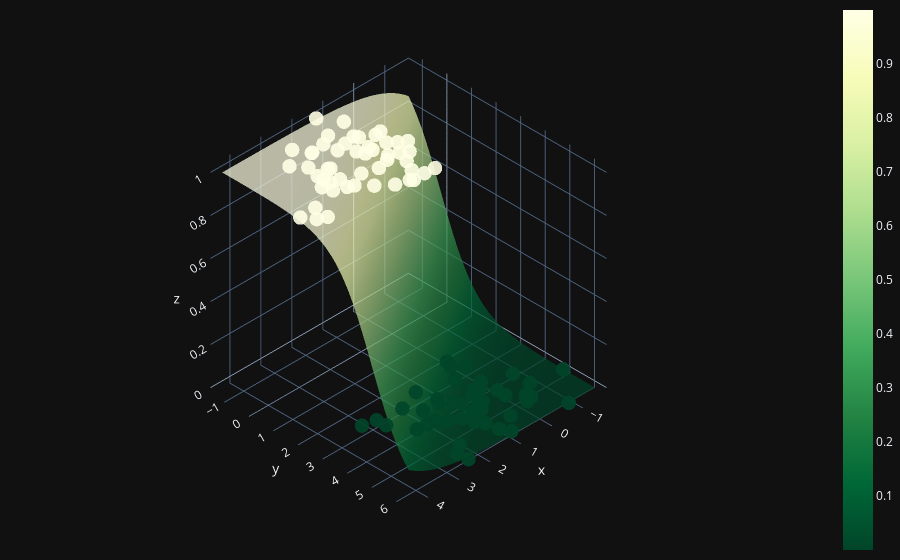

Notebook code cell kept with this figure:
### Code cell
X0 = np.linspace(X[:, 0].min(), X[:, 0].max(), 100)
X1 = np.linspace(X[:, 1].min(), X[:, 1].max(), 100)
xx0, xx1 = np.meshgrid(X0, X1)
Z = W[0] * xx0 + W[1] * xx1 + b
A = 1 / (1 + np.exp(-Z))

fig = (go.Figure(data=[go.Surface(z=A, x=xx0, y=xx1, colorscale='YlGn', opacity = 0.7, reversescale=True)]))

fig.add_scatter3d(x=X[:, 0].flatten(), y=X[:, 1].flatten(), z=y.flatten(), mode='markers', marker=dict(size=5, color=y.flatten(), colorscale='YlGn', opacity = 0.9, reversescale=True))


fig.update_layout(template= "plotly_dark", margin=dict(l=0, r=0, b=0, t=0))
fig.layout.scene.camera.projection.type = "orthographic"
fig.show()

### Figure 1 — Plotly figure (JSON) as saved in the notebook; plotly's stock layout.template omitted (floating-point values rounded to 4 significant figures; data arrays with more than 128 entries replaced by an {"elided": "..."} marker saying what was removed)
{"data": [{"colorscale": [[0, "rgb(255,255,229)"], [0.125, "rgb(247,252,185)"], [0.25, "rgb(217,240,163)"], [0.375, "rgb(173,221,142)"], [0.5, "rgb(120,198,121)"], [0.625, "rgb(65,171,93)"], [0.75, "rgb(35,132,67)"], [0.875, "rgb(0,104,55)"], [1, "rgb(0,69,41)"]], "opacity": 0.7, "reversescale": true, "type": "surface", "x": {"elided": "100x100 float values"}, "y": {"elided": "100x100 float values"}, "z": {"elided": "100x100 float values"}}, {"marker": {"color": [1, 1, 0, 0, 1, 0, 0, 1, 0, 1, 0, 1, 0, 0, 1, 1, 1, 0, 1, 1, 0, 0, 1, 0, 1, 0, 1, 0, 0, 1, 1, 0, 1, 1, 1, 0, 1, 1, 0, 1, 0, 0, 0, 0, 1, 1, 1, 1, 0, 0, 1, 1, 0, 0, 0, 0, 0, 1, 1, 1, 1, 0, 0, 1, 0, 1, 0, 0, 1, 0, 0, 1, 1, 0, 0, 0, 1, 1, 0, 0, 1, 0, 0, 0, 0, 0, 1, 0, 1, 1, 1, 1, 1, 1, 0, 0, 1, 1, 0, 1], "colorscale": [[0, "rgb(255,255,229)"], [0.125, "rgb(247,252,185)"], [0.25, "rgb(217,240,163)"], [0.375, "rgb(173,221,142)"], [0.5, "rgb(120,198,121)"], [0.625, "rgb(65,171,93)"], [0.75, "rgb(35,132,67)"], [0.875, "rgb(0,104,55)"], [1, "rgb(0,69,41)"]], "opacity": 0.9, "reversescale": true, "size": 5}, "mode": "markers", "type": "scatter3d", "x": [4.219, 0.9078, -0.2765, 0.08848, 3.243, 1.442, 1.022, 3.978, 0.5889, 1.252, 0.6284, 1.686, 1.185, 0.06897, 1.787, 4.438, 3.182, 0.3038, 0.7394, 1.285, 1.131, 0.6647, 1.316, -0.1889, 2.579, 0.8731, 1.311, 0.9868, 1.42, 2.354, 2.432, 1.043, 0.9509, 2.451, 1.62, 2.155, 1.381, 1.987, 2.116, 0.564, -0.07228, 2.509, -0.73, 1.379, 0.8821, 2.222, 2.016, 1.701, -0.6539, 0.5731, 1.957, 0.7624, 2.465, 1.333, 3.246, 1.103, 2.859, 1.6, 2.976, 2.68, 1.419, 1.926, -0.09448, 2.728, 1.12, 1.557, 0.1055, 2.844, 3.155, 1.841, 1.289, 1.642, 3.923, 1.705, 0.1631, 0.3419, 1.021, 2.669, 0.4666, 0.9481, 1.194, 1.154, -0.2942, 1.737, 0.4655, 0.0808, 3.003, 2.207, 1.361, 2.632, 2.827, 2.912, 1.142, 1.055, 2.47, -1.577, 1.412, 3.005, -0.6376, 0.8298], "y": [2.234, 0.4598, 5.081, 2.323, 1.215, 2.768, 4.117, 2.378, 4.001, 0.2081, 4.46, 0.6583, 5.28, 4.356, 1.7, 1.842, -0.1823, 3.944, 0.4361, 1.437, 4.682, 4.36, 2.441, 5.205, 0.7261, 4.714, 0.07123, 6.09, 4.637, 2.224, -0.2017, 4.606, 0.9498, -0.1954, 2.747, 4.124, 0.9295, 2.611, 3.069, 1.337, 2.884, 5.773, 6.255, 3.619, 2.841, 1.533, -0.2704, -0.4773, 4.767, 5.526, 0.2342, 1.165, 6.2, 5.01, 2.849, 4.706, 2.956, 0.9151, 1.216, -0.7044, 1.574, 4.152, 5.358, 1.305, 5.758, 2.827, 3.725, 3.327, 1.553, 3.562, 3.45, 0.1502, 1.804, 4.433, 2.578, 3.941, 1.579, 1.82, 3.866, 4.732, 2.808, 3.902, 5.273, 4.425, 3.123, 4.691, 0.7427, 5.506, 0.748, 0.6894, 1.721, 0.2466, 2.015, -0.6471, 4.099, 4.957, -1.326, 0.9852, 4.091, 1.742], "z": [1, 1, 0, 0, 1, 0, 0, 1, 0, 1, 0, 1, 0, 0, 1, 1, 1, 0, 1, 1, 0, 0, 1, 0, 1, 0, 1, 0, 0, 1, 1, 0, 1, 1, 1, 0, 1, 1, 0, 1, 0, 0, 0, 0, 1, 1, 1, 1, 0, 0, 1, 1, 0, 0, 0, 0, 0, 1, 1, 1, 1, 0, 0, 1, 0, 1, 0, 0, 1, 0, 0, 1, 1, 0, 0, 0, 1, 1, 0, 0, 1, 0, 0, 0, 0, 0, 1, 0, 1, 1, 1, 1, 1, 1, 0, 0, 1, 1, 0, 1]}], "layout": {"margin": {"b": 0, "l": 0, "r": 0, "t": 0}, "scene": {"camera": {"projection": {"type": "orthographic"}}}}}
